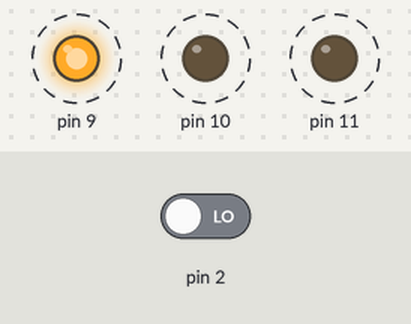
This sketch was run on a simulated Arduino Uno, built with avr-gcc and run on an emulated ATmega328P. On the bench: output pins drawn as LEDs (lit = HIGH). Dashed ring = blinking. Inputs (shaded band) come from the test bench; at power-on: pin 2 LOW.

Above: at 5.0 s.
5.1 s: pin 2 driven HIGH
At 5.6 s:
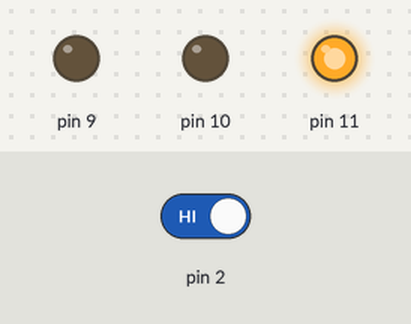
At 6.8 s:
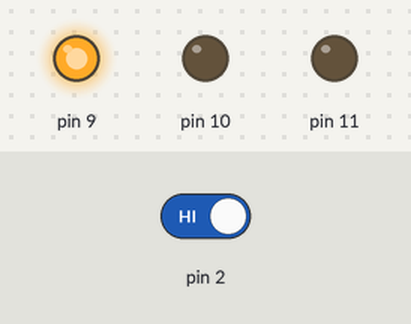
Timing chart, 0 to 12.7 s (numbered marks = the images above; inputs shaded):
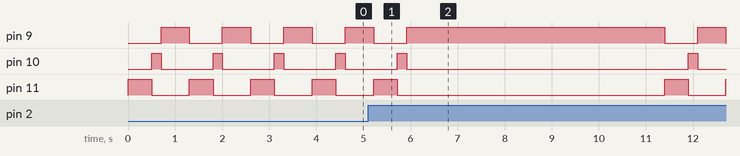

Measured:
- after the input at 5.1 s, pin 10: LOW → HIGH after 6.8 s, → LOW 0.20 s later
- by itself, pin 10: alternates HIGH for 0.20 s and LOW for 1.1 s

The sketch:

lecture-2_2.ino
```cpp
#include<avr/interrupt.h>
#include<avr/io.h>
#include<util/delay.h>

volatile int modo = 0;

ISR(INT0_vect){
	modo |= 1;
}


int main(){
  // GREEN YELLOW RED 1 é saida
  DDRB |= ((1 << 3)|(1 << 2)|(1 << 1)); // xxxx_111x

  // BUTTON 0 é entrada
  DDRD &= ~(1 << 0); // xxxx_XXX0


  PORTB &= ~((1 << 3)|(1 << 2)|(1 << 1)); // SET - 0
  PORTD |= (1 << 0); // PULL-UP

  EICRA |= (0X3); // mudança em qualque borda 01 |   subida 11
  EIMSK |= (1 << 0); // PCINT0 activate

  sei();

  while(1){
    int red_time = 600;


     PORTB |= (1 << 3); // verde
     PORTB &= ~((1 << 1) | (1 << 2)); // amarelo e vermelho
     _delay_ms(500);

    PORTB |= (1 << 2); // amarelo
    PORTB &= ~((1 << 1) | (1 << 3));
     _delay_ms(200);

    PORTB |= (1 << 1); // vermelho
    PORTB &= ~((1 << 3) | (1 << 2));
    if (modo){
      red_time = 12000;
      modo = 0;
    }
     _delay_ms(red_time);
  }
  return 0;
}
```
